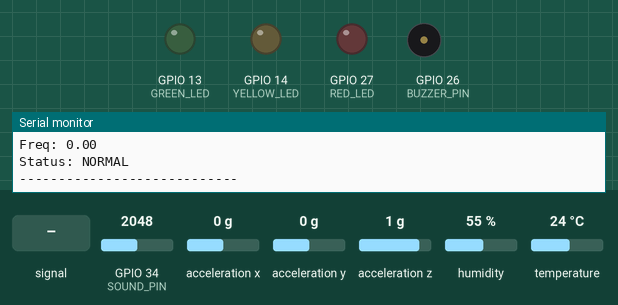
The sketch below on a simulated ESP32. On the bench: output pins drawn as LEDs (lit = HIGH), buzzer (waves = sounding, pin HIGH), the last lines printed to the serial monitor. Wiring (inferred from the names in the program): MPU-6050 motion sensor at I2C address 0x68. The test bench sets the inputs (shaded band); at power-on: GPIO 34 (SOUND_PIN) = 2048, temperature 24 °C, acceleration x 0 g, acceleration y 0 g, acceleration z 1 g, humidity 55 %. WiFi joins after 1.5 s; servers stay silent unless stated.

Above: at 7.7 s.
7.8 s: GPIO 34 (SOUND_PIN) fed a 200 Hz sine of ±327 counts around its level
9.3 s: GPIO 34 (SOUND_PIN) set to 2866
At 14.5 s:
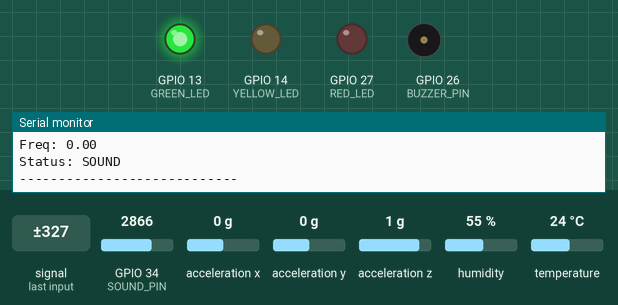
14.8 s: GPIO 34 (SOUND_PIN) set to 1825
18.3 s: GPIO 34 (SOUND_PIN) set to 1731
At 18.46 s:
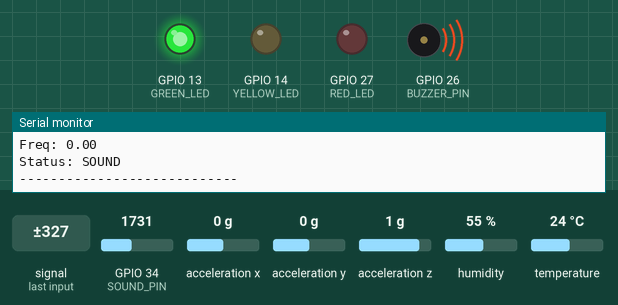
21.6 s: temperature set to 24.9 °C
At 26.9 s:
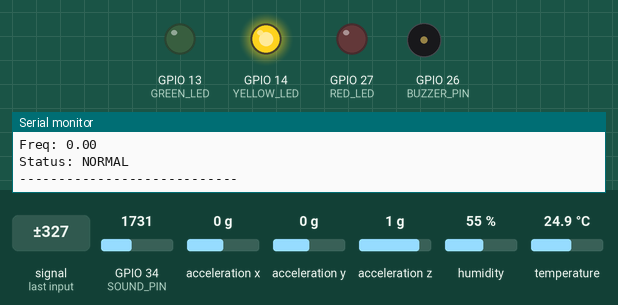
27.1 s: temperature set to 12 °C
At 28.3 s:
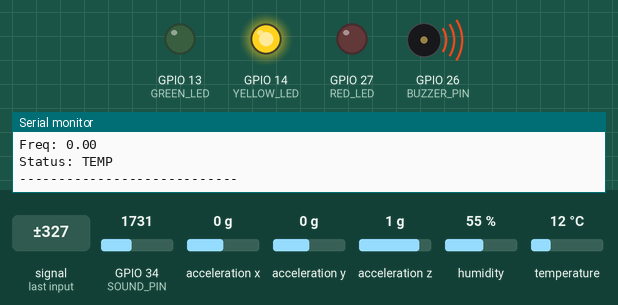
Timing chart, 0 to 31.3 s (numbered marks = the images above; inputs shaded):
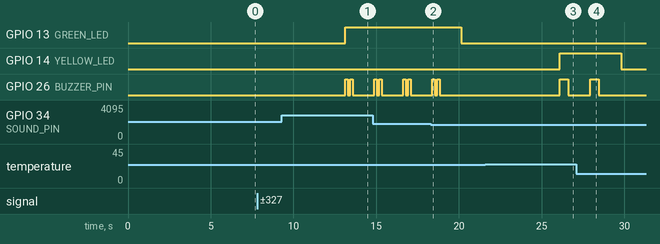

Measured:
- the behaviour switches between 1798 and 1797 on GPIO 34 (SOUND_PIN) (found by bisection; images 1 and 2)
- the behaviour switches between 24.2 and 24.3 °C on temperature (found by bisection; images 2 and 3)
- after the input at 9.3 s, GPIO 13 (GREEN_LED): LOW → HIGH after 3.8 s; GPIO 26 (BUZZER_PIN): alternates HIGH for 0.15 s and LOW for 0.15 s, 4 changes in all, then stays LOW, starting after 3.8 s
- after the input at 18.3 s, GPIO 13 (GREEN_LED): HIGH → LOW after 1.8 s; GPIO 26 (BUZZER_PIN): goes on until 18.8 s, then stays LOW
- after the input at 21.6 s, GPIO 14 (YELLOW_LED): LOW → HIGH after 4.5 s; GPIO 26 (BUZZER_PIN): LOW → HIGH after 4.5 s, → LOW 0.50 s later
- after the input at 27.1 s, GPIO 14 (YELLOW_LED): HIGH → LOW after 2.7 s; GPIO 26 (BUZZER_PIN): goes on until 28.4 s, then stays LOW

The sketch:

Sensor_integration.ino
```cpp
#include <Wire.h>         // I2C communication for the MPU6050
#include <DHT.h>          // Library for the DHT22 Temperature/Humidity sensor
#include <arduinoFFT.h>   // Library to perform Fast Fourier Transform math
#include <math.h>         // Standard math library for logarithms (Decibel calc)
#include <WiFi.h>         // ESP32 WiFi library for the local dashboard

/******** WIFI CONFIG ********/
const char* ssid = "WIFI_name";
const char* password = "WIFI_pswd";
WiFiServer server(80);

/******** FFT CONFIG ********/
const uint16_t samples = 64;
const double samplingFrequency = 100;

double vReal[samples];
double vImag[samples];
ArduinoFFT<double> FFT = ArduinoFFT<double>(vReal, vImag, samples, samplingFrequency);

/******** PIN DEFINITIONS ********/
#define DHTPIN 4
#define DHTTYPE DHT22
#define SOUND_PIN 34
#define MPU_ADDR 0x68

#define GREEN_LED 13
#define YELLOW_LED 14
#define RED_LED 27
#define BUZZER_PIN 26

/******** FAULT THRESHOLDS ********/
const float TEMP_OFFSET = 0.2;
const float FREQ_THRESHOLD = 7.40;
const float SOUND_DB_THRESHOLD = 37.20;

/******** SENSOR OBJECTS & TIMING ********/
DHT dht(DHTPIN, DHTTYPE);
unsigned int sampling_period_us;

/******** GLOBAL DATA VARIABLES ********/
// These are stored globally so all our independent functions can share them easily
int16_t rawX, rawY, rawZ;
float ax, ay, az, magnitude;

float baseTemp = 0;
float tempC = 0;
float soundDB = 0;
double peakFreq = 0;

int sCount = 0, tCount = 0, fCount = 0;
bool sFault = false, tFault = false, fFault = false;


// ==========================================
// 1. SETUP ROUTINE (Runs Once)
// ==========================================
void setup() {
  Serial.begin(115200);
  Wire.begin(21, 22);
  dht.begin();

  pinMode(GREEN_LED, OUTPUT);
  pinMode(YELLOW_LED, OUTPUT);
  pinMode(RED_LED, OUTPUT);
  pinMode(BUZZER_PIN, OUTPUT);

  // Wake up MPU6050
  Wire.beginTransmission(MPU_ADDR);
  Wire.write(0x6B);
  Wire.write(0);
  Wire.endTransmission(true);

  sampling_period_us = round(1000000 * (1.0 / samplingFrequency));

  Serial.println("Calibrating temperature...");
  for (int i = 0; i < 10; i++) {
    baseTemp += dht.readTemperature();
    delay(500);
  }
  baseTemp /= 10;
  Serial.print("Baseline Temp: "); Serial.println(baseTemp);

  // Initialize Wi-Fi
  Serial.println("Connecting to WiFi...");
  WiFi.begin(ssid, password);
  int wifiAttempts = 0;
  while (WiFi.status() != WL_CONNECTED && wifiAttempts < 20) {
    delay(500); Serial.print("."); wifiAttempts++;
  }

  if (WiFi.status() == WL_CONNECTED) {
    Serial.println("\nWiFi Connected!");
    Serial.print("IP Address: "); Serial.println(WiFi.localIP());
  } else {
    Serial.println("\nWiFi Failed to Connect. Running offline.");
  }

  server.begin();
  Serial.println("System Ready");
}

// ==========================================
// 2. MAIN LOOP (The "Table of Contents")
// ==========================================
void loop() {
  processTemperature();
  processSound();
  processVibrationFFT();
  evaluateFaults();
  printTelemetry();
  updateWebDashboard();

  delay(200); // Main loop pacing
}

// ==========================================
// 3. MODULAR FUNCTIONS (The Heavy Lifting)
// ==========================================

void processTemperature() {
  tempC = dht.readTemperature();
  if (isnan(tempC)) tempC = baseTemp; // Fallback to prevent math crashes
}

void processSound() {
  int soundRaw = analogRead(SOUND_PIN);
  float voltage = soundRaw * (3.3 / 4095.0);
  float reference = 0.02;
  soundDB = 20 * log10(voltage / reference);
  if (soundDB < 0) soundDB = 0;
}

void processVibrationFFT() {
  // 1. Collect Kinetic Samples
  for (int i = 0; i < samples; i++) {
    unsigned long t = micros();

    Wire.beginTransmission(MPU_ADDR);
    Wire.write(0x3B);
    Wire.endTransmission(false);
    Wire.requestFrom(MPU_ADDR, 6, true);

    if (Wire.available() == 6) {
      rawX = Wire.read() << 8 | Wire.read();
      rawY = Wire.read() << 8 | Wire.read();
      rawZ = Wire.read() << 8 | Wire.read();
    }

    ax = rawX / 16384.0; ay = rawY / 16384.0; az = rawZ / 16384.0;
    magnitude = sqrt(ax * ax + ay * ay + az * az) - 1.0; // Subtract 1G gravity

    vReal[i] = magnitude;
    vImag[i] = 0;

    while (micros() - t < sampling_period_us);
  }

  // 2. Compute FFT
  FFT.windowing(FFT_WIN_TYP_HAMMING, FFT_FORWARD);
  FFT.compute(FFT_FORWARD);
  FFT.complexToMagnitude();
  peakFreq = FFT.majorPeak();
}

void evaluateFaults() {
  // 1. Stability Counters
  if (soundDB > SOUND_DB_THRESHOLD) sCount++; else sCount = 0;
  if (tempC > baseTemp + TEMP_OFFSET) tCount++; else tCount = 0;
  if (peakFreq > FREQ_THRESHOLD) fCount++; else fCount = 0;

  sFault = (sCount > 3);
  tFault = (tCount > 3);
  fFault = (fCount > 3);

  // 2. LED Triggers
  digitalWrite(GREEN_LED, sFault);
  digitalWrite(YELLOW_LED, tFault);
  digitalWrite(RED_LED, fFault);

  // 3. Buzzer Logic
  if (fFault) {
    digitalWrite(BUZZER_PIN, HIGH); delay(100); digitalWrite(BUZZER_PIN, LOW); delay(100);
  }
  else if (tFault) {
    digitalWrite(BUZZER_PIN, HIGH); delay(500); digitalWrite(BUZZER_PIN, LOW); delay(500);
  }
  else if (sFault) {
    for (int i = 0; i < 2; i++) {
      digitalWrite(BUZZER_PIN, HIGH); delay(150); digitalWrite(BUZZER_PIN, LOW); delay(150);
    }
    delay(300);
  }
  else {
    digitalWrite(BUZZER_PIN, LOW);
  }
}

void printTelemetry() {
  Serial.println("------ SYSTEM STATUS ------");
  Serial.print("Temp: "); Serial.print(tempC); Serial.print(" (Base: "); Serial.print(baseTemp); Serial.println(")");
  Serial.print("Sound (dB): "); Serial.println(soundDB);
  Serial.print("Freq: "); Serial.println(peakFreq);
  Serial.print("Status: ");

  if (!sFault && !tFault && !fFault) {
    Serial.println("NORMAL");
  } else {
    if (fFault) Serial.print("VIBRATION ");
    if (tFault) Serial.print("TEMP ");
    if (sFault) Serial.print("SOUND ");
    Serial.println();
  }
  Serial.println("----------------------------");
}

void updateWebDashboard() {
  WiFiClient client = server.available();

  if (client) {
    int timeout = 0;
    while (!client.available() && timeout < 1000) {
      delay(1);
      timeout++;
    }

    if (client.available()) {
      client.readStringUntil('\r');

      client.println("HTTP/1.1 200 OK");
      client.println("Content-type:text/html");
      client.println("Connection: close");
      client.println();

      client.println("<!DOCTYPE html><html>");
      client.println("<head><meta http-equiv='refresh' content='1'>");
      client.println("<style>body{font-family: Arial, sans-serif; text-align: center; margin-top: 50px;}</style>");
      client.println("</head>");
      client.println("<body><h2>ESP32 PreSense Node</h2>");

      client.print("<h3>Temp: "); client.print(tempC); client.println(" &deg;C</h3>");
      client.print("<p>Base Temp: "); client.print(baseTemp); client.println(" &deg;C</p>");
      client.print("<h3>Sound: "); client.print(soundDB); client.println(" dB</h3>");
      client.print("<h3>Freq: "); client.print(peakFreq); client.println(" Hz</h3>");

      client.print("<h2>Status: ");
      if (!sFault && !tFault && !fFault) client.print("<span style='color:green;'>NORMAL</span>");
      else {
        client.print("<span style='color:red;'>");
        if (fFault) client.print("VIBRATION FAULT ");
        if (tFault) client.print("TEMP FAULT ");
        if (sFault) client.print("SOUND FAULT ");
        client.print("</span>");
      }
      client.println("</h2>");
      client.println("</body></html>");
    }
    client.stop();
  }
}
```
